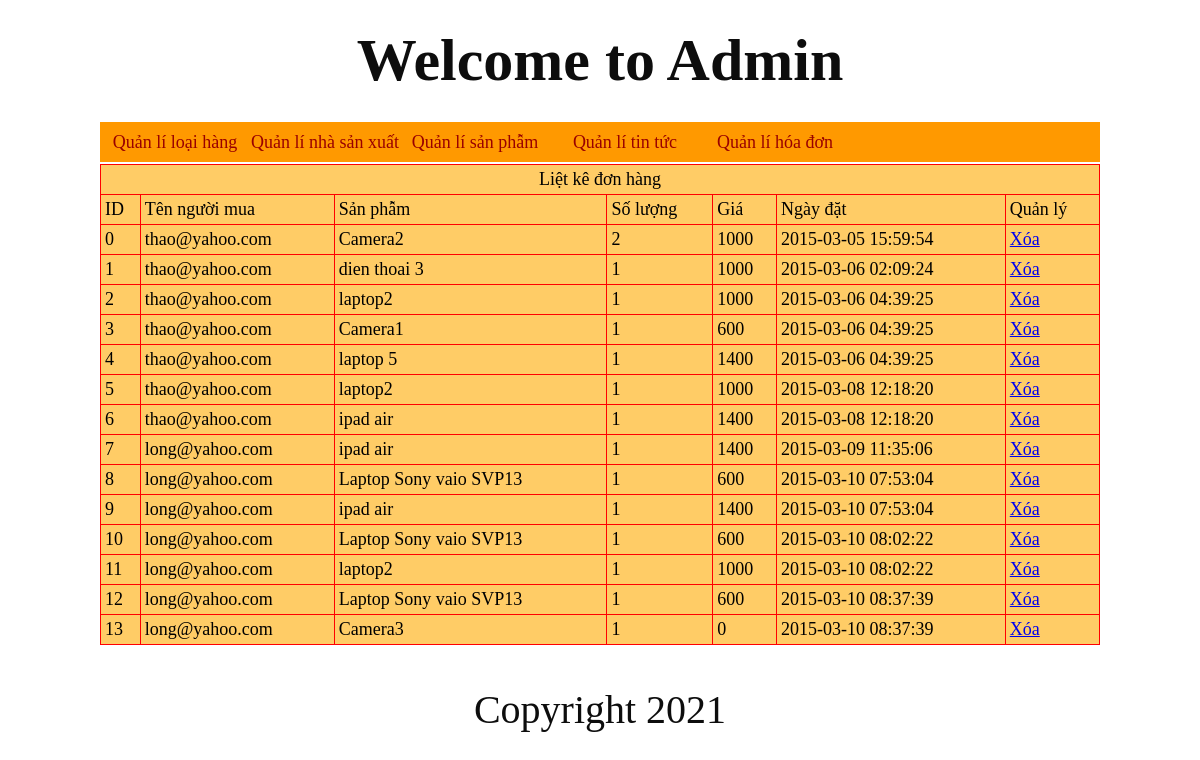
/admincp/index.php?quanly=donhang&ac=lietke, run on the app's committed database.
### tables this page shows
CREATE TABLE `cart_detail` (
  `id` int(11) NOT NULL,
  `cart_id` int(11) NOT NULL,
  `product_id` int(11) NOT NULL,
  `quantity` int(11) NOT NULL DEFAULT 1,
  `price` int(11) NOT NULL
);

CREATE TABLE `cart` (
  `id` int(11) NOT NULL,
  `fullname` text NOT NULL,
  `date` timestamp NOT NULL DEFAULT current_timestamp()
);

CREATE TABLE `products` (
  `product_id` int(100) NOT NULL,
  `product_cat` int(100) NOT NULL,
  `product_brand` int(100) NOT NULL,
  `product_title` varchar(255) NOT NULL,
  `product_price` int(100) NOT NULL,
  `product_desc` text NOT NULL,
  `product_image` text NOT NULL,
  `product_keywords` text NOT NULL
);

### admincp/modules/donhang/lietke.php (the view)
<?php
	$sql="select cart.id,products.product_id,cart_detail.product_id,product_title, fullname,date,cart_id,quantity,price from cart,cart_detail,products where products.product_id=cart_detail.product_id and cart_detail.cart_id=cart.id";
	$run_cart=mysqli_query($conn,$sql);
?>
<table width="100%" border="1" >
  <tr>
    <td colspan="7"><div align="center">Liệt kê đơn hàng</div></td>
  </tr>
  <tr>
    <td>ID</td>
    <td>Tên người mua</td>
    <td>Sản phẫm</td>
    <td>Số lượng</td>
    <td>Giá</td>
    <td>Ngày đặt</td>
    <td>Quản lý</td>
  </tr>
  <?php
  	$i=0;
  	while($dong_cart=mysqli_fetch_array($run_cart)){
  ?>
  <tr>
    <td><?php echo $i; ?></td>
    <td><?php echo $dong_cart['fullname'] ?></td>
    <td><?php  echo $dong_cart['product_title'];?></td>
    <td><?php  echo $dong_cart['quantity']?></td>
    <td><?php  echo $dong_cart['price']?></td>
    <td><?php  echo $dong_cart['date']?></td>
    <td><a href="modules/donhang/xuly.php?id=<?php echo $dong_cart['id'] ?>">Xóa</a></td>
  </tr>
  <?php
  $i++;
	}
  ?>
</table>

### admincp/csss.css (style rules this page uses)
body { background:#fff; }
* { padding:0; margin:0; }
table { border-collapse:collapse; width:100%; background-color:#FC6; border:1px solid #F00; }
table tr td { color:#000; font-size:18px; padding:4px; }

### data on the page
cart_detail: cart.fullname "thao@yahoo.com", product.product_title "Camera2", quantity "2", price "1000", cart.date "2015-03-05 15:59:54"
cart_detail: cart.fullname "thao@yahoo.com", product.product_title "dien thoai 3", quantity "1", price "1000", cart.date "2015-03-06 02:09:24"
cart_detail: cart.fullname "thao@yahoo.com", product.product_title "laptop2", quantity "1", price "1000", cart.date "2015-03-06 04:39:25"
cart_detail: cart.fullname "thao@yahoo.com", product.product_title "Camera1", quantity "1", price "600", cart.date "2015-03-06 04:39:25"
cart_detail: cart.fullname "thao@yahoo.com", product.product_title "laptop 5", quantity "1", price "1400", cart.date "2015-03-06 04:39:25"
cart_detail: cart.fullname "thao@yahoo.com", product.product_title "laptop2", quantity "1", price "1000", cart.date "2015-03-08 12:18:20"
cart_detail: cart.fullname "thao@yahoo.com", product.product_title "ipad air", quantity "1", price "1400", cart.date "2015-03-08 12:18:20"
cart_detail: cart.fullname "long@yahoo.com", product.product_title "ipad air", quantity "1", price "1400", cart.date "2015-03-09 11:35:06"
cart_detail: cart.fullname "long@yahoo.com", product.product_title "Laptop Sony vaio SVP13", quantity "1", price "600", cart.date "2015-03-10 07:53:04"
cart_detail: cart.fullname "long@yahoo.com", product.product_title "ipad air", quantity "1", price "1400", cart.date "2015-03-10 07:53:04"
cart_detail: cart.fullname "long@yahoo.com", product.product_title "Laptop Sony vaio SVP13", quantity "1", price "600", cart.date "2015-03-10 08:02:22"
cart_detail: cart.fullname "long@yahoo.com", product.product_title "laptop2", quantity "1", price "1000", cart.date "2015-03-10 08:02:22"
cart_detail: cart.fullname "long@yahoo.com", product.product_title "Laptop Sony vaio SVP13", quantity "1", price "600", cart.date "2015-03-10 08:37:39"
cart_detail: cart.fullname "long@yahoo.com", product.product_title "Camera3", quantity "1", price "0", cart.date "2015-03-10 08:37:39"
